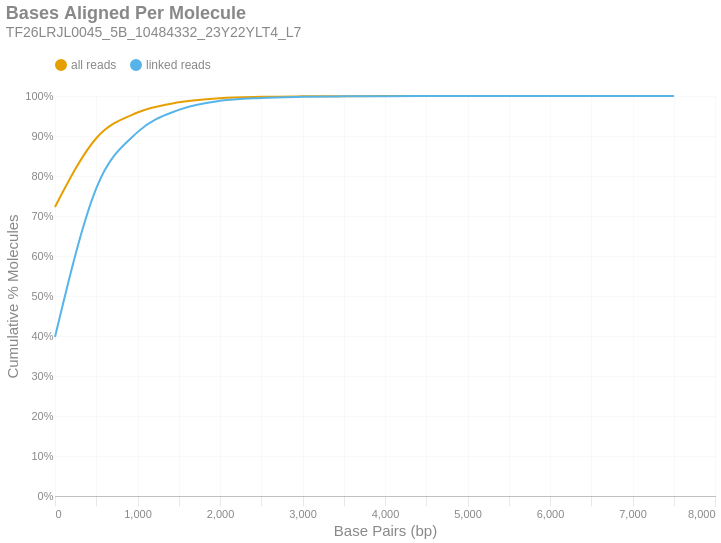

The notebook cell this image was saved under:
### Markdown cell above
### Bases Aligned Per Molecule
This is a cumulative frequency distribution showing the number of base pairs aligned per unique molecule. These data are shown in 500 bp bins. There are two distributions: one with `all reads` (yellow) and another with only `linked reads` (blue). The percent of molecules in the `linked reads` distribution is relative to the total number of linked molecules.

### Code cell
if SKIPLR:
    print_html(f"Skipped")
else:
    binned_df = consolidated_hist(valids['aligned_bp'], mask, 500, True)
    with SafeRender(binned_df):
        (
            density_plot(binned_df, 'Bases Aligned Per Molecule', samplename, 'basesper')
            .encode(
                x=alt.X('bin:Q', title="Base Pairs (bp)").axis(tickMinStep=500).scale(padding=0),
                y=alt.Y('value:Q', title='Cumulative % Molecules')
                    .axis(format='%')
                    .scale(domain = [0,1])
                    .stack(False),
                color=alt.Color("key:N").scale(domain = ["all reads", "linked reads"]),
                tooltip = [
                    alt.Tooltip("key:N", title = "Data Type"),
                    alt.Tooltip("range_label:N", title="Bases Aligned Per Molecule"),
                    alt.Tooltip("value:Q", format = ".2%", title="% Molecules (Cum.)")
                ]
            )
        ).display()

### Figure 1 — Vega-Lite specification as saved in the notebook (floating-point values rounded to 4 significant figures)
{"width": "container", "height": 400, "config": {"title": {"anchor": "start", "dy": -15, "fontSize": 18, "color": "#888888", "subtitleColor": "#888888", "subtitleFontSize": 14}, "arc": {"fill": "#0072B2"}, "axis": {"domainColor": "#888888", "domainWidth": 0.5, "gridWidth": 0.2, "grid": false, "titleFontWeight": 400, "titleFontSize": 15, "labelFontSize": 11, "labelColor": "#888888", "tickColor": "#888888", "tickWidth": 0.2, "titleColor": "#888888"}, "axisBand": {"grid": false}, "axisX": {"grid": true, "tickSize": 10, "domainCap": "round"}, "axisY": {"domain": false, "grid": true, "tickSize": 0, "domainCap": "round"}, "background": "transparent", "header": {"labelFontSize": 15, "labelColor": "#888888", "titleFontSize": 15, "titleFontWeight": 600, "titleColor": "#888888"}, "legend": {"labelFont": "sans-serif", "labelFontSize": 12, "labelColor": "#888888", "symbolSize": 100, "symbolType": "circle", "titleFontSize": 12, "titlePadding": 10, "titleColor": "#888888", "title": null, "orient": "top"}, "range": {"category": ["#E69F00", "#56B4E9", "#009E73", "#F0E442", "#0072B2", "#D55E00", "#CC79A7", "#000000"], "diverging": ["#cfe8f3", "#a2d4ec", "#73bfe2", "#46abdb", "#1696d2", "#12719e"]}, "area": {"fill": "#0072B2", "fillOpacity": 0.7, "line": true, "strokeOpacity": 0.7}, "line": {"color": "#0072B2", "stroke": "#0072B2", "strokeWidth": 2}, "trail": {"color": "#0072B2", "stroke": "#0072B2", "strokeWidth": 0, "size": 1}, "point": {"filled": true, "fillOpacity": 1.0, "size": 95}, "text": {"color": "#888888", "fontSize": 11, "align": "right", "fontWeight": 400, "size": 11}, "bar": {"fill": "#0072B2", "stroke": null}, "view": {"stroke": null, "continuousWidth": 660, "continuousHeight": 400}}, "data": {"name": "data-6791e8b7039fed55b671d961ba990316"}, "mark": {"type": "line", "interpolate": "monotone", "point": {"opacity": 0, "size": 275}}, "encoding": {"color": {"field": "key", "scale": {"domain": ["all reads", "linked reads"]}, "type": "nominal"}, "tooltip": [{"field": "key", "title": "Data Type", "type": "nominal"}, {"field": "range_label", "title": "Bases Aligned Per Molecule", "type": "nominal"}, {"field": "value", "format": ".2%", "title": "% Molecules (Cum.)", "type": "quantitative"}], "x": {"axis": {"tickMinStep": 500}, "field": "bin", "scale": {"padding": 0}, "title": "Base Pairs (bp)", "type": "quantitative"}, "y": {"axis": {"format": "%"}, "field": "value", "scale": {"domain": [0, 1]}, "stack": false, "title": "Cumulative % Molecules", "type": "quantitative"}}, "params": [{"name": "param_c36ac31b6afebe62", "select": {"type": "point", "fields": ["key"]}, "bind": "legend"}], "title": {"text": "Bases Aligned Per Molecule", "subtitle": "TF26LRJL0045_5B_10484332_23Y22YLT4_L7"}, "transform": [{"fold": ["all reads (cumsum)", "linked reads (cumsum)"]}, {"calculate": "replace(datum.key, ' (cumsum)', '')", "as": "key"}, {"filter": {"param": "param_c36ac31b6afebe62"}}], "usermeta": {"embedOptions": {"downloadFileName": "TF26LRJL0045_5B_10484332_23Y22YLT4_L7.basesper"}}, "$schema": "https://vega.github.io/schema/vega-lite/v6.4.1.json", "datasets": {"data-6791e8b7039fed55b671d961ba990316": [{"bin": "0.0", "interval": "0.0-500.0", "all reads": 0.7226, "linked reads": 0.3978, "all reads (cumsum)": 0.7226, "linked reads (cumsum)": 0.3978, "range_label": "0-499"}, {"bin": "500.0", "interval": "500.0-1000.0", "all reads": 0.1717, "linked reads": 0.3714, "all reads (cumsum)": 0.8943, "linked reads (cumsum)": 0.7692, "range_label": "500-999"}, {"bin": "1000.0", "interval": "1000.0-1500.0", "all reads": 0.06432, "linked reads": 0.1405, "all reads (cumsum)": 0.9587, "linked reads (cumsum)": 0.9097, "range_label": "1000-1499"}, {"bin": "1500.0", "interval": "1500.0-2000.0", "all reads": 0.02548, "linked reads": 0.05568, "all reads (cumsum)": 0.9841, "linked reads (cumsum)": 0.9653, "range_label": "1500-1999"}, {"bin": "2000.0", "interval": "2000.0-2500.0", "all reads": 0.01033, "linked reads": 0.02257, "all reads (cumsum)": 0.9945, "linked reads (cumsum)": 0.9879, "range_label": "2000-2499"}, {"bin": "2500.0", "interval": "2500.0-3000.0", "all reads": 0.003355, "linked reads": 0.00733, "all reads (cumsum)": 0.9978, "linked reads (cumsum)": 0.9952, "range_label": "2500-2999"}, {"bin": "3000.0", "interval": "3000.0-3500.0", "all reads": 0.001286, "linked reads": 0.00281, "all reads (cumsum)": 0.9991, "linked reads (cumsum)": 0.9981, "range_label": "3000-3499"}, {"bin": "3500.0", "interval": "3500.0-4000.0", "all reads": 0.0005103, "linked reads": 0.001115, "all reads (cumsum)": 0.9996, "linked reads (cumsum)": 0.9992, "range_label": "3500-3999"}, {"bin": "4000.0", "interval": "4000.0-4500.0", "all reads": 0.0002307, "linked reads": 0.000504, "all reads (cumsum)": 0.9998, "linked reads (cumsum)": 0.9997, "range_label": "4000-4499"}, {"bin": "4500.0", "interval": "4500.0-5000.0", "all reads": 8.559e-05, "linked reads": 0.000187, "all reads (cumsum)": 0.9999, "linked reads (cumsum)": 0.9999, "range_label": "4500-4999"}, {"bin": "5000.0", "interval": "5000.0-5500.0", "all reads": 3.663e-05, "linked reads": 8.003e-05, "all reads (cumsum)": 1.0, "linked reads (cumsum)": 0.9999, "range_label": "5000-5499"}, {"bin": "5500.0", "interval": "5500.0-6000.0", "all reads": 1.777e-05, "linked reads": 3.883e-05, "all reads (cumsum)": 1.0, "linked reads (cumsum)": 1.0, "range_label": "5500-5999"}, {"bin": "6000.0", "interval": "6000.0-6500.0", "all reads": 6.528e-06, "linked reads": 1.426e-05, "all reads (cumsum)": 1.0, "linked reads (cumsum)": 1.0, "range_label": "6000-6499"}, {"bin": "6500.0", "interval": "6500.0-7000.0", "all reads": 3.264e-06, "linked reads": 7.132e-06, "all reads (cumsum)": 1.0, "linked reads (cumsum)": 1.0, "range_label": "6500-6999"}, {"bin": "7000.0", "interval": "7000.0-7500.0", "all reads": 1.088e-06, "linked reads": 2.377e-06, "all reads (cumsum)": 1.0, "linked reads (cumsum)": 1.0, "range_label": "7000-7499"}, {"bin": "7500.0", "interval": "7500.0-8000.0", "all reads": 3.627e-07, "linked reads": 7.924e-07, "all reads (cumsum)": 1.0, "linked reads (cumsum)": 1.0, "range_label": "7500-7999"}]}}
